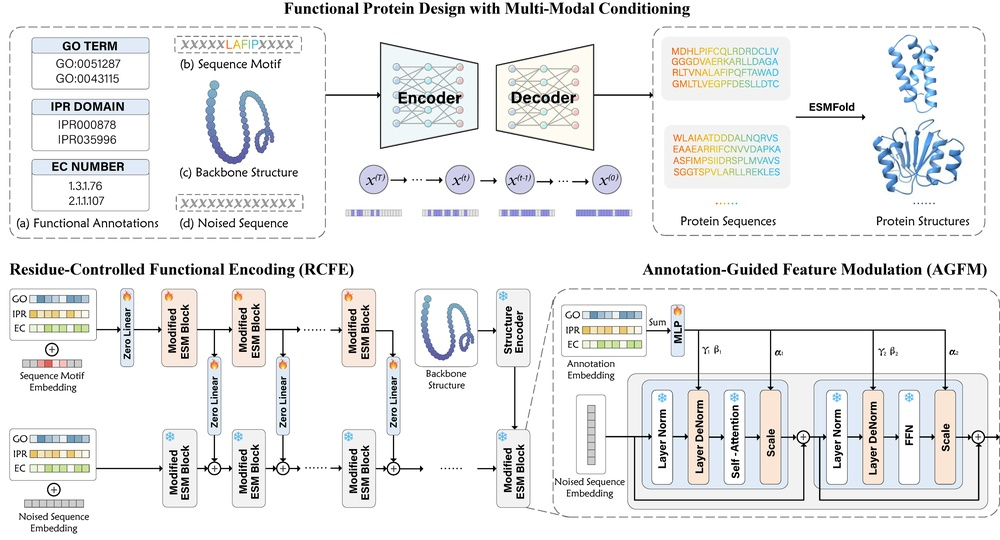
#> input picture assets/cfpgen.jpg, 1000 x 540 px, shrunk from 6052 x 3266 before the run
$ python crop_image_whitespace.py --input assets/cfpgen.jpg --output out.png
#> lines starting #> are read from the running program, lines starting #| are printed output that depends on the picture; after the words box and inside, x2 and y2 are one past the last pixel; in counts of white or black regions, pixels touching at a corner belong together
#> in crop_whitespace, img is the input picture: PIL image 1000x540 RGB; mean R, G, B 236.6, 237.2, 237.3
import argparse
from dataclasses import dataclass
from typing import List, Optional, Tuple

import numpy as np
from PIL import Image


@dataclass(frozen=True)
class CropBox:
    left: int
    top: int
    right: int
    bottom: int


def _compute_content_bbox(img_rgba: Image.Image, bg_threshold: int) -> Optional[CropBox]:
#> called with bg_threshold = 250
    arr = np.asarray(img_rgba)
    if arr.ndim != 3 or arr.shape[2] != 4:
        raise ValueError("Expected RGBA image array")

    rgb = arr[:, :, :3].astype(np.uint16)
    alpha = arr[:, :, 3].astype(np.uint16)
#> alpha: shape (540, 1000) uint16; every value is 255

    content_mask = (alpha > 0) & (np.min(rgb, axis=2) < bg_threshold)
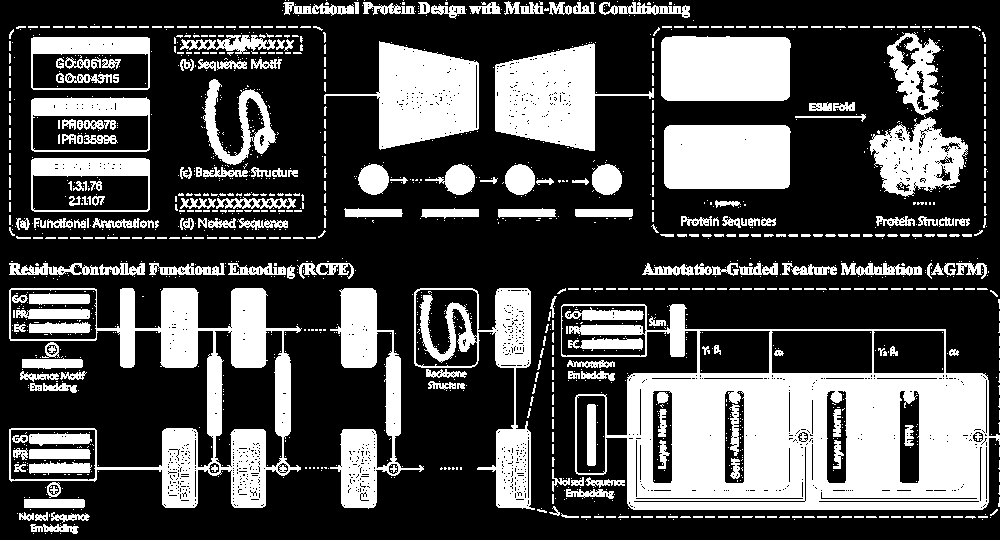
#> content_mask: shape (540, 1000) bool; 30.8% white; 1484 white regions (1059 under 20 px), largest, box (x1, y1, x2, y2) and area: (561, 304, 1000, 510) 44649, (9, 288, 302, 508) 16737, (324, 41, 479, 150) 8767
    ys, xs = np.where(content_mask)
    if ys.size == 0 or xs.size == 0:
        return None

    top = int(ys.min())
#> top = 0
    bottom = int(ys.max()) + 1
#> bottom = 534
    left = int(xs.min())
#> left = 9
    right = int(xs.max()) + 1
#> right = 1000
    return CropBox(left=left, top=top, right=right, bottom=bottom)


def _expand_bbox(bbox: CropBox, width: int, height: int, pad_x: int, pad_y: int) -> CropBox:
    left = max(0, bbox.left - pad_x)
    right = min(width, bbox.right + pad_x)
    top = max(0, bbox.top - pad_y)
    bottom = min(height, bbox.bottom + pad_y)
    return CropBox(left=left, top=top, right=right, bottom=bottom)


# [66 lines left out: functions _parse_band, _normalize_bands, _remove_horizontal_bands, _manual_crop, not called in this run]


def crop_whitespace(
    input_path: str,
    output_path: str,
    bg_threshold: int = 250,
    pad_x: int = 10,
    pad_y: int = 5,
    remove_bands: Optional[List[Tuple[int, int]]] = None,
    crop_left: int = 0,
    crop_top: int = 0,
    crop_right: int = 0,
    crop_bottom: int = 0,
) -> None:
    with Image.open(input_path) as img:
        img_rgba = img.convert("RGBA")

        if remove_bands:
            arr = np.asarray(img_rgba)
            arr2 = _remove_horizontal_bands(arr, remove_bands)
            img_rgba = Image.fromarray(arr2, mode="RGBA")

        if any(v != 0 for v in (crop_left, crop_top, crop_right, crop_bottom)):
            img_rgba = _manual_crop(
                img_rgba,
                left=crop_left,
                top=crop_top,
                right=crop_right,
                bottom=crop_bottom,
            )

        if remove_bands or any(v != 0 for v in (crop_left, crop_top, crop_right, crop_bottom)):
            img_rgba.save(output_path)
            return

        bbox = _compute_content_bbox(img_rgba, bg_threshold=bg_threshold)
        if bbox is None:
            img_rgba.save(output_path)
            return

        bbox = _expand_bbox(
            bbox, width=img_rgba.width, height=img_rgba.height, pad_x=pad_x, pad_y=pad_y
        )
        cropped = img_rgba.crop((bbox.left, bbox.top, bbox.right, bbox.bottom))
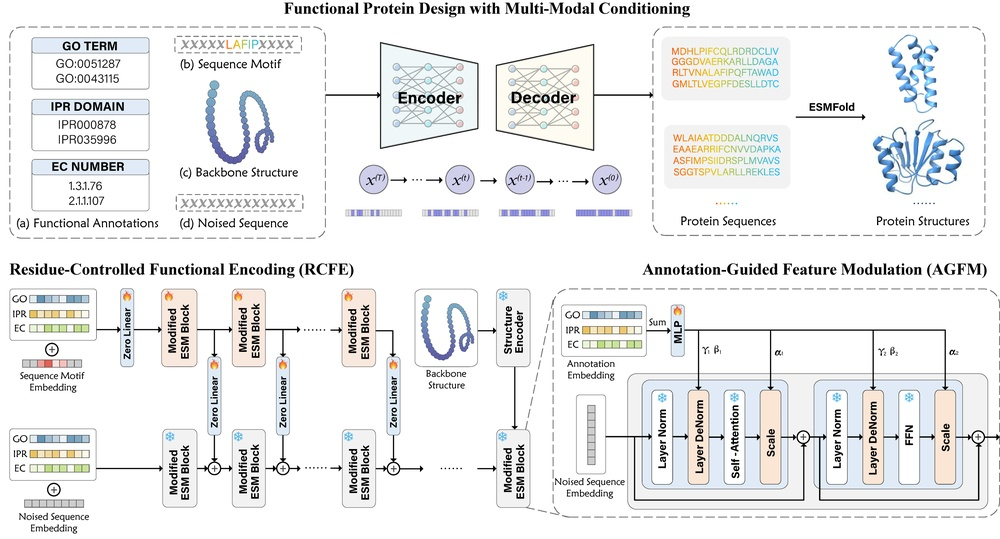
#> cropped: PIL image 1000x539 RGBA; mean R, G, B, A 236.5, 237.1, 237.3, 255
        cropped.save(output_path)


def _build_arg_parser() -> argparse.ArgumentParser:
    p = argparse.ArgumentParser()
    p.add_argument("--input", required=True)
    p.add_argument("--output", required=True)
    p.add_argument("--remove-band", action="append", default=[])
    p.add_argument("--crop-left", type=int, default=0)
    p.add_argument("--crop-top", type=int, default=0)
    p.add_argument("--crop-right", type=int, default=0)
    p.add_argument("--crop-bottom", type=int, default=0)
    p.add_argument("--bg-threshold", type=int, default=250)
    p.add_argument("--pad-x", type=int, default=10)
    p.add_argument("--pad-y", type=int, default=5)
    return p


def main() -> None:
    args = _build_arg_parser().parse_args()
    remove_bands = [_parse_band(t) for t in args.remove_band] if args.remove_band else None
    crop_whitespace(
        input_path=args.input,
        output_path=args.output,
        bg_threshold=args.bg_threshold,
        pad_x=args.pad_x,
        pad_y=args.pad_y,
        remove_bands=remove_bands,
        crop_left=args.crop_left,
        crop_top=args.crop_top,
        crop_right=args.crop_right,
        crop_bottom=args.crop_bottom,
    )
    print(f"Saved: {args.output}")


if __name__ == "__main__":
    main()
